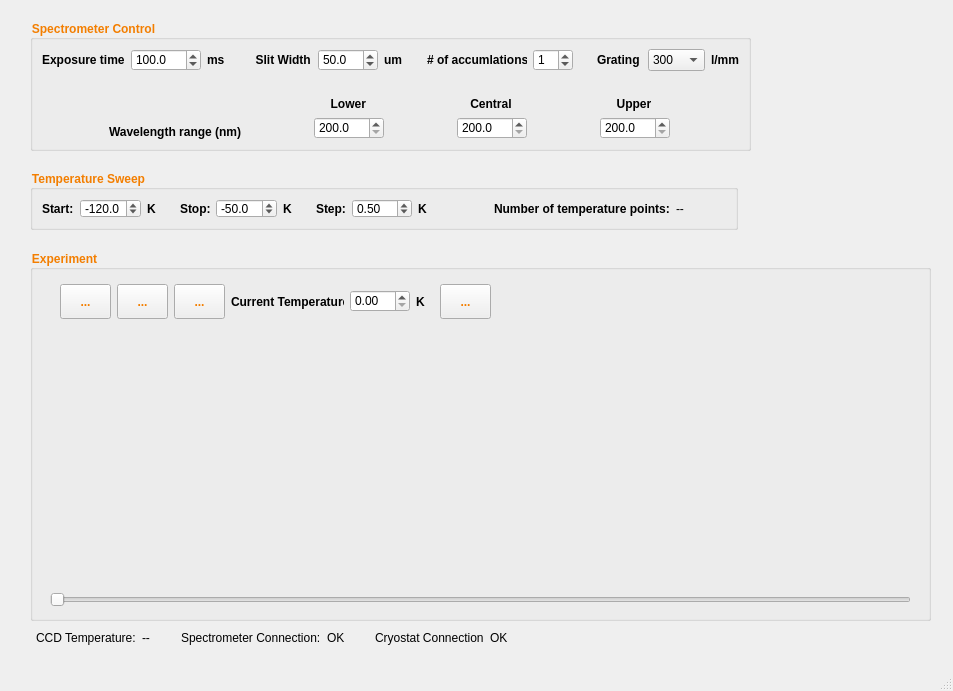
<?xml version="1.0" encoding="UTF-8"?>
<ui version="4.0">
 <class>MainWindow</class>
 <widget class="QMainWindow" name="MainWindow">
  <property name="geometry">
   <rect>
    <x>0</x>
    <y>0</y>
    <width>953</width>
    <height>691</height>
   </rect>
  </property>
  <property name="windowTitle">
   <string>MainWindow</string>
  </property>
  <widget class="QWidget" name="centralwidget">
   <widget class="QGroupBox" name="groupBox">
    <property name="geometry">
     <rect>
      <x>30</x>
      <y>170</y>
      <width>708</width>
      <height>60</height>
     </rect>
    </property>
    <property name="styleSheet">
     <string notr="true">color:#f37e00; font:bold;</string>
    </property>
    <property name="title">
     <string>Temperature Sweep</string>
    </property>
    <layout class="QGridLayout" name="gridLayout">
     <item row="0" column="0">
      <layout class="QHBoxLayout" name="horizontalLayout_19">
       <item>
        <layout class="QHBoxLayout" name="horizontalLayout_18">
         <item>
          <layout class="QHBoxLayout" name="horizontalLayout">
           <item>
            <widget class="QLabel" name="label">
             <property name="maximumSize">
              <size>
               <width>40</width>
               <height>16777215</height>
              </size>
             </property>
             <property name="styleSheet">
              <string notr="true">color:auto</string>
             </property>
             <property name="text">
              <string>Start:</string>
             </property>
            </widget>
           </item>
           <item>
            <widget class="QDoubleSpinBox" name="start_temp">
             <property name="minimumSize">
              <size>
               <width>60</width>
               <height>0</height>
              </size>
             </property>
             <property name="maximumSize">
              <size>
               <width>65</width>
               <height>16777215</height>
              </size>
             </property>
             <property name="styleSheet">
              <string notr="true">color:auto; font:normal;</string>
             </property>
             <property name="decimals">
              <number>1</number>
             </property>
             <property name="minimum">
              <double>-270.000000000000000</double>
             </property>
             <property name="singleStep">
              <double>0.100000000000000</double>
             </property>
             <property name="value">
              <double>-120.000000000000000</double>
             </property>
            </widget>
           </item>
           <item>
            <widget class="QLabel" name="label_3">
             <property name="maximumSize">
              <size>
               <width>20</width>
               <height>16777215</height>
              </size>
             </property>
             <property name="styleSheet">
              <string notr="true">color:auto</string>
             </property>
             <property name="text">
              <string>K</string>
             </property>
            </widget>
           </item>
          </layout>
         </item>
         <item>
          <spacer name="horizontalSpacer_5">
           <property name="orientation">
            <enum>Qt::Orientation::Horizontal</enum>
           </property>
           <property name="sizeHint" stdset="0">
            <size>
             <width>18</width>
             <height>20</height>
            </size>
           </property>
          </spacer>
         </item>
         <item>
          <layout class="QHBoxLayout" name="horizontalLayout_2">
           <item>
            <widget class="QLabel" name="label_2">
             <property name="maximumSize">
              <size>
               <width>30</width>
               <height>16777215</height>
              </size>
             </property>
             <property name="styleSheet">
              <string notr="true">color:auto</string>
             </property>
             <property name="text">
              <string>Stop:</string>
             </property>
            </widget>
           </item>
           <item>
            <widget class="QDoubleSpinBox" name="stop_temp">
             <property name="minimumSize">
              <size>
               <width>60</width>
               <height>0</height>
              </size>
             </property>
             <property name="maximumSize">
              <size>
               <width>65</width>
               <height>16777215</height>
              </size>
             </property>
             <property name="styleSheet">
              <string notr="true">color:auto; font:normal;</string>
             </property>
             <property name="decimals">
              <number>1</number>
             </property>
             <property name="minimum">
              <double>-270.000000000000000</double>
             </property>
             <property name="maximum">
              <double>100.000000000000000</double>
             </property>
             <property name="singleStep">
              <double>0.100000000000000</double>
             </property>
             <property name="value">
              <double>-50.000000000000000</double>
             </property>
            </widget>
           </item>
           <item>
            <widget class="QLabel" name="label_4">
             <property name="maximumSize">
              <size>
               <width>20</width>
               <height>16777215</height>
              </size>
             </property>
             <property name="styleSheet">
              <string notr="true">color:auto</string>
             </property>
             <property name="text">
              <string>K</string>
             </property>
            </widget>
           </item>
          </layout>
         </item>
         <item>
          <spacer name="horizontalSpacer_6">
           <property name="orientation">
            <enum>Qt::Orientation::Horizontal</enum>
           </property>
           <property name="sizeHint" stdset="0">
            <size>
             <width>18</width>
             <height>20</height>
            </size>
           </property>
          </spacer>
         </item>
         <item>
          <layout class="QHBoxLayout" name="horizontalLayout_3">
           <item>
            <widget class="QLabel" name="label_5">
             <property name="maximumSize">
              <size>
               <width>40</width>
               <height>16777215</height>
              </size>
             </property>
             <property name="styleSheet">
              <string notr="true">color:auto</string>
             </property>
             <property name="text">
              <string>Step:</string>
             </property>
            </widget>
           </item>
           <item>
            <widget class="QDoubleSpinBox" name="step_temp">
             <property name="minimumSize">
              <size>
               <width>60</width>
               <height>0</height>
              </size>
             </property>
             <property name="maximumSize">
              <size>
               <width>65</width>
               <height>16777215</height>
              </size>
             </property>
             <property name="styleSheet">
              <string notr="true">color:auto; font:normal;</string>
             </property>
             <property name="singleStep">
              <double>0.100000000000000</double>
             </property>
             <property name="value">
              <double>0.500000000000000</double>
             </property>
            </widget>
           </item>
           <item>
            <widget class="QLabel" name="label_6">
             <property name="maximumSize">
              <size>
               <width>20</width>
               <height>16777215</height>
              </size>
             </property>
             <property name="styleSheet">
              <string notr="true">color:auto</string>
             </property>
             <property name="text">
              <string>K</string>
             </property>
            </widget>
           </item>
          </layout>
         </item>
        </layout>
       </item>
       <item>
        <spacer name="horizontalSpacer_7">
         <property name="orientation">
          <enum>Qt::Orientation::Horizontal</enum>
         </property>
         <property name="sizeHint" stdset="0">
          <size>
           <width>40</width>
           <height>20</height>
          </size>
         </property>
        </spacer>
       </item>
       <item>
        <layout class="QHBoxLayout" name="horizontalLayout_4">
         <item>
          <widget class="QLabel" name="label_7">
           <property name="minimumSize">
            <size>
             <width>50</width>
             <height>0</height>
            </size>
           </property>
           <property name="styleSheet">
            <string notr="true">color:auto</string>
           </property>
           <property name="text">
            <string>Number of temperature points:</string>
           </property>
          </widget>
         </item>
         <item>
          <widget class="QLabel" name="datapoints_temp">
           <property name="minimumSize">
            <size>
             <width>50</width>
             <height>0</height>
            </size>
           </property>
           <property name="styleSheet">
            <string notr="true">color:auto; font:normal;</string>
           </property>
           <property name="text">
            <string>--</string>
           </property>
          </widget>
         </item>
        </layout>
       </item>
      </layout>
     </item>
    </layout>
   </widget>
   <widget class="QGroupBox" name="groupBox_2">
    <property name="geometry">
     <rect>
      <x>30</x>
      <y>20</y>
      <width>721</width>
      <height>131</height>
     </rect>
    </property>
    <property name="styleSheet">
     <string notr="true">color:#f37e00; font:bold;</string>
    </property>
    <property name="title">
     <string>Spectrometer Control</string>
    </property>
    <layout class="QGridLayout" name="gridLayout_2">
     <item row="0" column="0">
      <layout class="QVBoxLayout" name="verticalLayout">
       <item>
        <layout class="QHBoxLayout" name="horizontalLayout_17">
         <item>
          <layout class="QHBoxLayout" name="horizontalLayout_5">
           <item>
            <widget class="QLabel" name="label_8">
             <property name="styleSheet">
              <string notr="true">color:auto;</string>
             </property>
             <property name="text">
              <string>Exposure time</string>
             </property>
            </widget>
           </item>
           <item>
            <widget class="QDoubleSpinBox" name="exposure_time">
             <property name="minimumSize">
              <size>
               <width>65</width>
               <height>0</height>
              </size>
             </property>
             <property name="maximumSize">
              <size>
               <width>70</width>
               <height>16777215</height>
              </size>
             </property>
             <property name="styleSheet">
              <string notr="true">font:normal; color:auto;</string>
             </property>
             <property name="decimals">
              <number>1</number>
             </property>
             <property name="minimum">
              <double>0.000000000000000</double>
             </property>
             <property name="maximum">
              <double>20000.000000000000000</double>
             </property>
             <property name="value">
              <double>100.000000000000000</double>
             </property>
            </widget>
           </item>
           <item>
            <widget class="QLabel" name="label_9">
             <property name="maximumSize">
              <size>
               <width>20</width>
               <height>16777215</height>
              </size>
             </property>
             <property name="styleSheet">
              <string notr="true">color:auto;</string>
             </property>
             <property name="text">
              <string>ms</string>
             </property>
            </widget>
           </item>
          </layout>
         </item>
         <item>
          <spacer name="horizontalSpacer_2">
           <property name="orientation">
            <enum>Qt::Orientation::Horizontal</enum>
           </property>
           <property name="sizeHint" stdset="0">
            <size>
             <width>18</width>
             <height>20</height>
            </size>
           </property>
          </spacer>
         </item>
         <item>
          <layout class="QHBoxLayout" name="horizontalLayout_6">
           <item>
            <widget class="QLabel" name="label_11">
             <property name="minimumSize">
              <size>
               <width>63</width>
               <height>0</height>
              </size>
             </property>
             <property name="maximumSize">
              <size>
               <width>50</width>
               <height>16777215</height>
              </size>
             </property>
             <property name="styleSheet">
              <string notr="true">color:auto;</string>
             </property>
             <property name="text">
              <string>  Slit Width</string>
             </property>
            </widget>
           </item>
           <item>
            <widget class="QDoubleSpinBox" name="stop_temp_3">
             <property name="minimumSize">
              <size>
               <width>60</width>
               <height>0</height>
              </size>
             </property>
             <property name="maximumSize">
              <size>
               <width>50</width>
               <height>16777215</height>
              </size>
             </property>
             <property name="styleSheet">
              <string notr="true">font:normal; color:auto;</string>
             </property>
             <property name="decimals">
              <number>1</number>
             </property>
             <property name="minimum">
              <double>0.000000000000000</double>
             </property>
             <property name="maximum">
              <double>100.000000000000000</double>
             </property>
             <property name="value">
              <double>50.000000000000000</double>
             </property>
            </widget>
           </item>
           <item>
            <widget class="QLabel" name="label_12">
             <property name="maximumSize">
              <size>
               <width>20</width>
               <height>16777215</height>
              </size>
             </property>
             <property name="styleSheet">
              <string notr="true">color:auto;</string>
             </property>
             <property name="text">
              <string>um</string>
             </property>
            </widget>
           </item>
          </layout>
         </item>
         <item>
          <spacer name="horizontalSpacer_3">
           <property name="orientation">
            <enum>Qt::Orientation::Horizontal</enum>
           </property>
           <property name="sizeHint" stdset="0">
            <size>
             <width>18</width>
             <height>20</height>
            </size>
           </property>
          </spacer>
         </item>
         <item>
          <layout class="QHBoxLayout" name="horizontalLayout_7">
           <item>
            <widget class="QLabel" name="label_10">
             <property name="minimumSize">
              <size>
               <width>60</width>
               <height>0</height>
              </size>
             </property>
             <property name="maximumSize">
              <size>
               <width>100</width>
               <height>16777215</height>
              </size>
             </property>
             <property name="styleSheet">
              <string notr="true">color:auto;</string>
             </property>
             <property name="text">
              <string># of accumlations</string>
             </property>
            </widget>
           </item>
           <item>
            <widget class="QSpinBox" name="acc">
             <property name="maximumSize">
              <size>
               <width>40</width>
               <height>16777215</height>
              </size>
             </property>
             <property name="styleSheet">
              <string notr="true">font:normal; color:auto;</string>
             </property>
             <property name="value">
              <number>1</number>
             </property>
            </widget>
           </item>
          </layout>
         </item>
         <item>
          <spacer name="horizontalSpacer_4">
           <property name="orientation">
            <enum>Qt::Orientation::Horizontal</enum>
           </property>
           <property name="sizeHint" stdset="0">
            <size>
             <width>18</width>
             <height>20</height>
            </size>
           </property>
          </spacer>
         </item>
         <item>
          <layout class="QHBoxLayout" name="horizontalLayout_8">
           <item>
            <widget class="QLabel" name="label_13">
             <property name="minimumSize">
              <size>
               <width>45</width>
               <height>0</height>
              </size>
             </property>
             <property name="maximumSize">
              <size>
               <width>40</width>
               <height>16777215</height>
              </size>
             </property>
             <property name="styleSheet">
              <string notr="true">color:auto;</string>
             </property>
             <property name="text">
              <string>Grating</string>
             </property>
            </widget>
           </item>
           <item>
            <widget class="QComboBox" name="grating_combobox">
             <property name="minimumSize">
              <size>
               <width>50</width>
               <height>0</height>
              </size>
             </property>
             <property name="maximumSize">
              <size>
               <width>60</width>
               <height>16777215</height>
              </size>
             </property>
             <property name="styleSheet">
              <string notr="true">font:normal; color:auto;</string>
             </property>
             <item>
              <property name="text">
               <string>300</string>
              </property>
             </item>
             <item>
              <property name="text">
               <string>600</string>
              </property>
             </item>
             <item>
              <property name="text">
               <string>1200</string>
              </property>
             </item>
            </widget>
           </item>
           <item>
            <widget class="QLabel" name="label_14">
             <property name="maximumSize">
              <size>
               <width>30</width>
               <height>16777215</height>
              </size>
             </property>
             <property name="styleSheet">
              <string notr="true">color:auto;</string>
             </property>
             <property name="text">
              <string>l/mm</string>
             </property>
            </widget>
           </item>
          </layout>
         </item>
        </layout>
       </item>
       <item>
        <spacer name="verticalSpacer_2">
         <property name="orientation">
          <enum>Qt::Orientation::Vertical</enum>
         </property>
         <property name="sizeHint" stdset="0">
          <size>
           <width>20</width>
           <height>11</height>
          </size>
         </property>
        </spacer>
       </item>
       <item>
        <layout class="QHBoxLayout" name="horizontalLayout_9">
         <item>
          <layout class="QVBoxLayout" name="verticalLayout_6">
           <item>
            <spacer name="verticalSpacer">
             <property name="orientation">
              <enum>Qt::Orientation::Vertical</enum>
             </property>
             <property name="sizeHint" stdset="0">
              <size>
               <width>20</width>
               <height>16</height>
              </size>
             </property>
            </spacer>
           </item>
           <item>
            <widget class="QLabel" name="label_15">
             <property name="maximumSize">
              <size>
               <width>132</width>
               <height>16777215</height>
              </size>
             </property>
             <property name="styleSheet">
              <string notr="true">color:auto;</string>
             </property>
             <property name="text">
              <string>Wavelength range (nm)</string>
             </property>
            </widget>
           </item>
          </layout>
         </item>
         <item>
          <layout class="QVBoxLayout" name="verticalLayout_2">
           <item>
            <widget class="QLabel" name="label_16">
             <property name="styleSheet">
              <string notr="true">color:auto;</string>
             </property>
             <property name="text">
              <string>     Lower</string>
             </property>
            </widget>
           </item>
           <item>
            <widget class="QDoubleSpinBox" name="central_nm_2">
             <property name="minimumSize">
              <size>
               <width>65</width>
               <height>0</height>
              </size>
             </property>
             <property name="maximumSize">
              <size>
               <width>70</width>
               <height>16777215</height>
              </size>
             </property>
             <property name="styleSheet">
              <string notr="true">font:normal; color:auto;</string>
             </property>
             <property name="decimals">
              <number>1</number>
             </property>
             <property name="minimum">
              <double>200.000000000000000</double>
             </property>
             <property name="maximum">
              <double>800.000000000000000</double>
             </property>
             <property name="singleStep">
              <double>0.100000000000000</double>
             </property>
            </widget>
           </item>
          </layout>
         </item>
         <item>
          <layout class="QVBoxLayout" name="verticalLayout_3">
           <item>
            <widget class="QLabel" name="label_17">
             <property name="styleSheet">
              <string notr="true">color:auto;</string>
             </property>
             <property name="text">
              <string>    Central</string>
             </property>
            </widget>
           </item>
           <item>
            <widget class="QDoubleSpinBox" name="central_nm">
             <property name="minimumSize">
              <size>
               <width>65</width>
               <height>0</height>
              </size>
             </property>
             <property name="maximumSize">
              <size>
               <width>70</width>
               <height>16777215</height>
              </size>
             </property>
             <property name="styleSheet">
              <string notr="true">font:normal; color:auto;</string>
             </property>
             <property name="decimals">
              <number>1</number>
             </property>
             <property name="minimum">
              <double>200.000000000000000</double>
             </property>
             <property name="maximum">
              <double>800.000000000000000</double>
             </property>
             <property name="singleStep">
              <double>0.100000000000000</double>
             </property>
            </widget>
           </item>
          </layout>
         </item>
         <item>
          <layout class="QVBoxLayout" name="verticalLayout_4">
           <item>
            <widget class="QLabel" name="label_18">
             <property name="styleSheet">
              <string notr="true">color:auto;</string>
             </property>
             <property name="text">
              <string>     Upper</string>
             </property>
            </widget>
           </item>
           <item>
            <widget class="QDoubleSpinBox" name="central_nm_3">
             <property name="minimumSize">
              <size>
               <width>65</width>
               <height>0</height>
              </size>
             </property>
             <property name="maximumSize">
              <size>
               <width>70</width>
               <height>16777215</height>
              </size>
             </property>
             <property name="styleSheet">
              <string notr="true">font:normal; color:auto;</string>
             </property>
             <property name="decimals">
              <number>1</number>
             </property>
             <property name="minimum">
              <double>200.000000000000000</double>
             </property>
             <property name="maximum">
              <double>1000.000000000000000</double>
             </property>
             <property name="singleStep">
              <double>0.100000000000000</double>
             </property>
            </widget>
           </item>
          </layout>
         </item>
        </layout>
       </item>
      </layout>
     </item>
    </layout>
   </widget>
   <widget class="QGroupBox" name="groupBox_3">
    <property name="geometry">
     <rect>
      <x>30</x>
      <y>250</y>
      <width>901</width>
      <height>371</height>
     </rect>
    </property>
    <property name="styleSheet">
     <string notr="true">color:#f37e00; font:bold;</string>
    </property>
    <property name="title">
     <string>Experiment</string>
    </property>
    <widget class="QSlider" name="horizontalSlider">
     <property name="geometry">
      <rect>
       <x>20</x>
       <y>340</y>
       <width>861</width>
       <height>20</height>
      </rect>
     </property>
     <property name="minimumSize">
      <size>
       <width>0</width>
       <height>20</height>
      </size>
     </property>
     <property name="orientation">
      <enum>Qt::Orientation::Horizontal</enum>
     </property>
    </widget>
    <widget class="QWidget" name="verticalLayoutWidget">
     <property name="geometry">
      <rect>
       <x>10</x>
       <y>90</y>
       <width>881</width>
       <height>221</height>
      </rect>
     </property>
     <layout class="QVBoxLayout" name="plot_layout"/>
    </widget>
    <widget class="QWidget" name="layoutWidget">
     <property name="geometry">
      <rect>
       <x>30</x>
       <y>30</y>
       <width>431</width>
       <height>43</height>
      </rect>
     </property>
     <layout class="QHBoxLayout" name="horizontalLayout_16">
      <item>
       <widget class="QToolButton" name="play_button">
        <property name="minimumSize">
         <size>
          <width>51</width>
          <height>35</height>
         </size>
        </property>
        <property name="toolTip">
         <string>Start Sweep</string>
        </property>
        <property name="text">
         <string>...</string>
        </property>
        <property name="icon">
         <iconset theme="QIcon::ThemeIcon::MediaPlaybackStart"/>
        </property>
       </widget>
      </item>
      <item>
       <widget class="QToolButton" name="pause_button">
        <property name="minimumSize">
         <size>
          <width>51</width>
          <height>35</height>
         </size>
        </property>
        <property name="toolTip">
         <string>Pause Sweep</string>
        </property>
        <property name="text">
         <string>...</string>
        </property>
        <property name="icon">
         <iconset theme="QIcon::ThemeIcon::MediaPlaybackPause"/>
        </property>
       </widget>
      </item>
      <item>
       <widget class="QToolButton" name="abort_button">
        <property name="minimumSize">
         <size>
          <width>51</width>
          <height>35</height>
         </size>
        </property>
        <property name="toolTip">
         <string>Abort</string>
        </property>
        <property name="text">
         <string>...</string>
        </property>
        <property name="icon">
         <iconset theme="QIcon::ThemeIcon::MediaPlaybackStop"/>
        </property>
       </widget>
      </item>
      <item>
       <layout class="QHBoxLayout" name="horizontalLayout_14">
        <item>
         <widget class="QLabel" name="label_26">
          <property name="minimumSize">
           <size>
            <width>50</width>
            <height>0</height>
           </size>
          </property>
          <property name="styleSheet">
           <string notr="true">color:auto</string>
          </property>
          <property name="text">
           <string>Current Temperature:</string>
          </property>
         </widget>
        </item>
        <item>
         <widget class="QDoubleSpinBox" name="current_temp">
          <property name="minimumSize">
           <size>
            <width>60</width>
            <height>0</height>
           </size>
          </property>
          <property name="styleSheet">
           <string notr="true">color:auto;font:normal;</string>
          </property>
         </widget>
        </item>
        <item>
         <widget class="QLabel" name="label_19">
          <property name="styleSheet">
           <string notr="true">color:auto;</string>
          </property>
          <property name="text">
           <string>K</string>
          </property>
         </widget>
        </item>
       </layout>
      </item>
      <item>
       <spacer name="horizontalSpacer">
        <property name="orientation">
         <enum>Qt::Orientation::Horizontal</enum>
        </property>
        <property name="sizeHint" stdset="0">
         <size>
          <width>18</width>
          <height>20</height>
         </size>
        </property>
       </spacer>
      </item>
      <item>
       <widget class="QToolButton" name="toolButton">
        <property name="minimumSize">
         <size>
          <width>51</width>
          <height>35</height>
         </size>
        </property>
        <property name="toolTip">
         <string>Save data</string>
        </property>
        <property name="text">
         <string>...</string>
        </property>
        <property name="icon">
         <iconset theme="QIcon::ThemeIcon::DocumentSave"/>
        </property>
       </widget>
      </item>
     </layout>
    </widget>
   </widget>
   <widget class="QWidget" name="">
    <property name="geometry">
     <rect>
      <x>36</x>
      <y>627</y>
      <width>472</width>
      <height>22</height>
     </rect>
    </property>
    <layout class="QHBoxLayout" name="horizontalLayout_12">
     <item>
      <layout class="QHBoxLayout" name="horizontalLayout_15">
       <item>
        <widget class="QLabel" name="label_27">
         <property name="minimumSize">
          <size>
           <width>50</width>
           <height>0</height>
          </size>
         </property>
         <property name="styleSheet">
          <string notr="true">color:auto</string>
         </property>
         <property name="text">
          <string>CCD Temperature:</string>
         </property>
        </widget>
       </item>
       <item>
        <widget class="QLabel" name="ccd_temp">
         <property name="text">
          <string>--</string>
         </property>
        </widget>
       </item>
      </layout>
     </item>
     <item>
      <spacer name="horizontalSpacer_8">
       <property name="orientation">
        <enum>Qt::Orientation::Horizontal</enum>
       </property>
       <property name="sizeHint" stdset="0">
        <size>
         <width>18</width>
         <height>20</height>
        </size>
       </property>
      </spacer>
     </item>
     <item>
      <layout class="QHBoxLayout" name="horizontalLayout_10">
       <item>
        <widget class="QLabel" name="cryo_connect">
         <property name="minimumSize">
          <size>
           <width>50</width>
           <height>0</height>
          </size>
         </property>
         <property name="styleSheet">
          <string notr="true">color:auto</string>
         </property>
         <property name="text">
          <string>Spectrometer Connection:</string>
         </property>
        </widget>
       </item>
       <item>
        <widget class="QLabel" name="spec_connect">
         <property name="text">
          <string>OK</string>
         </property>
        </widget>
       </item>
      </layout>
     </item>
     <item>
      <spacer name="horizontalSpacer_9">
       <property name="orientation">
        <enum>Qt::Orientation::Horizontal</enum>
       </property>
       <property name="sizeHint" stdset="0">
        <size>
         <width>18</width>
         <height>20</height>
        </size>
       </property>
      </spacer>
     </item>
     <item>
      <layout class="QHBoxLayout" name="horizontalLayout_11">
       <item>
        <widget class="QLabel" name="label_29">
         <property name="minimumSize">
          <size>
           <width>50</width>
           <height>0</height>
          </size>
         </property>
         <property name="styleSheet">
          <string notr="true">color:auto</string>
         </property>
         <property name="text">
          <string>Cryostat Connection</string>
         </property>
        </widget>
       </item>
       <item>
        <widget class="QLabel" name="label_21">
         <property name="text">
          <string>OK</string>
         </property>
        </widget>
       </item>
      </layout>
     </item>
    </layout>
   </widget>
  </widget>
  <widget class="QMenuBar" name="menubar">
   <property name="geometry">
    <rect>
     <x>0</x>
     <y>0</y>
     <width>953</width>
     <height>21</height>
    </rect>
   </property>
  </widget>
  <widget class="QStatusBar" name="statusbar"/>
 </widget>
 <resources/>
 <connections/>
</ui>
